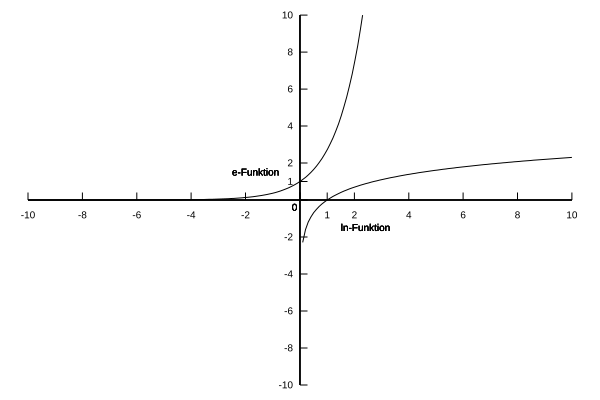

Recreate this plot in gnuplot.
set terminal svg size 600,400 dynamic enhanced font 'arial,10' butt dashlength 1.0
set output 'ln-e.svg'

set object 1 rectangle fillstyle transparent solid 0

#set title "Die e-Funktion"

# set xrange [-1:3]
# set yrange [0:10]

# set xzeroaxis
# set yzeroaxis

# set ytics 1
# set xtics 1

# e = 2.7182818285

# f(x) = e**x
# plot f(x) lt rgb "black" notitle

set label 1 at -2.5,  1.5 "e-Funktion"
set label 2 at  1.5, -1.5 "ln-Funktion"

e = 2.7182818285

f1(x) = e**x
f2(x) = log(x)

# x,y min/max and center
xmin = -10
xc = 0
xmax = 10
ymin = -10
yc = 0 
ymax = 10
# default borders
tm = 1
bm = 1
rm = 4
lm = 4

set multiplot layout 2,2
## Plot 1, top left
set key top left
set xr [xmin:xc]
set yr [yc:ymax]
set tmargin tm
set bmargin 0
set rmargin 0
set lmargin lm
set border 9
unset ytics
set xtics nomirror
plot f1(x) lt rgb "black" notitle, f2(x) lt rgb "black" notitle
## Plot 2, top right
unset key
set xr [xc:xmax]
set lmargin 0
set rmargin rm
set border 3
set ytics nomirror
replot
## Plot 3, bottom left
set xr [xmin:xc]
set yr [ymin:yc]
set bmargin bm
set tmargin 0
set lmargin lm
set rmargin 0
set border 12
unset tics
replot
## Plot 4, bottom right
set xr [xc:xmax]
set lmargin 0
set rmargin rm
set border 6
set ytics nomirror
replot
unset multiplot